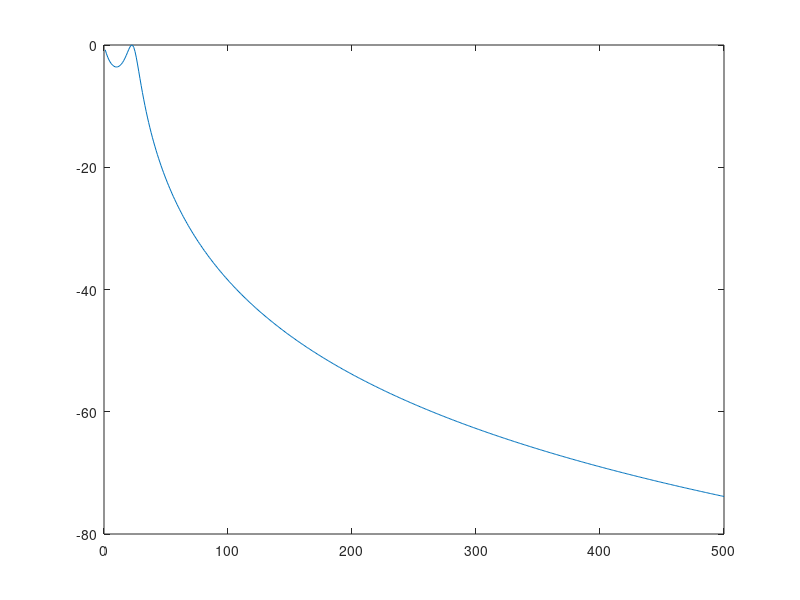

Write MATLAB code to recreate this figure.
clc;
clear all;
close all;
wp=0.2*pi;
ws=0.3*pi;
ap=7;
as=16;
lamda=sqrt(power(10,0.1*as)-1);
E=sqrt(power(10,0.1*ap)-1);
n=acosh(lamda/E)/acosh(ws/wp);
N=round(n);
for i=1:500
    cn(i)=2*(i*pi/100)*(i*pi/100)-1;
    H(i)=1/sqrt(1+((E*E)*(cn(i)*cn(i))*((i*pi)/100)/wp));
end
y=20*log10(H)
plot(y)
